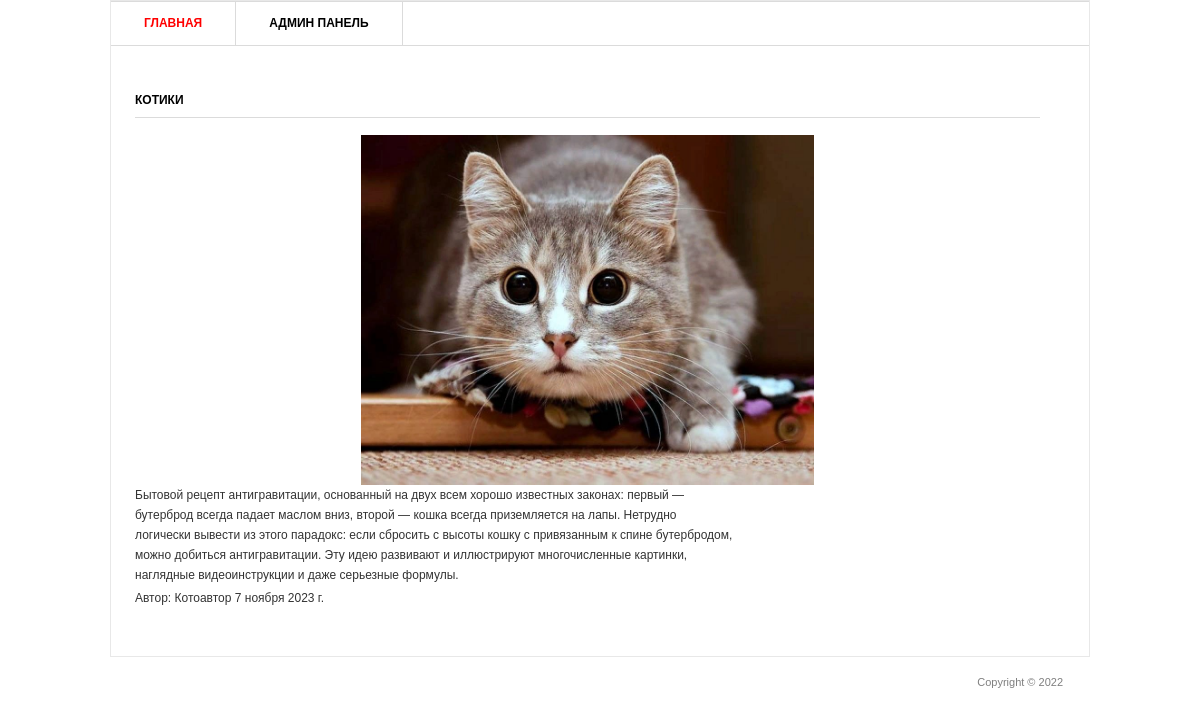
/1/, run on the app's committed database.
### blog/models.py (models this page shows, shortened)
class Post(models.Model):
    title = models.CharField('Заголовок записи', max_length= 100)
    description = models.TextField('Текст записи')
    author = models.CharField('Автор статьи', max_length=100)
    date = models.DateField('Дата')
    image = models.ImageField('Изображение',upload_to='image/%Y')

### blog/views.py (the view)
# urls.py: path('<int:pk>/',views.PostDetail.as_view())
class PostDetail(View):
    def get(self, request, pk):
        post = Post.objects.get(id = pk)
        return render(request, 'blog/blog_detail.html', {'post':post})

### templates/blog/blog_detail.html (shortened to what this page needs)
{% load static %}
<html>
<head>
	<link rel="stylesheet" href="{% static 'style.css' %}" type="text/css" media="all" />
</head>
<body>
<div class="shell">
	<div class="border">
		<div id="navigation">
			<ul>
			    <li><a href="/" class="active">Главная</a></li>
			    <li><a href="/admin">Админ панель</a></li>
			</ul>
		</div>
		<div id="main">
			<div id="content" class="left">
				<div class="projects">
					<h3>{{ post.title }}</h3>
                    <p style="text-align: center;"><img src="{{ post.image.url }}" alt="изображение" width="50%" height="350px"/></p>
					<div class="item">
						<div class="text left">
							<p>{{ post.description }}</p>
							<p>Автор: {{post.author}}   {{ post.date}} </p>
						</div>
					</div>
				</div>
			</div>
		</div>
	</div>
	<div id="footer">
		<p class="copy right">Copyright &copy;  2022 </p>
	</div>
</div>
</body>
</html>

### static/style.css (style rules this page uses)
* { margin: 0; padding: 0; outline:0; }
body { font-size: 12px; line-height: 20px; font-family: Georgia, Arial, Helvetica, Sans-Serif; color: #333; background: url() repeat 0 0; }
a { color: #ff0000; text-decoration: none; cursor:pointer; }
.left, .alignleft { float: left; display: inline; }
.right, .alignright { float: right; display: inline; }
.shell { width: 980px; margin: 0 auto; }
.border { border: 1px solid #e8e8e8; background: #fff; position: relative; }
#navigation { height: 43px; border-top: 1px solid #dbdbdb; border-bottom: 1px solid #dbdbdb; }
#navigation ul { list-style: none; }
#navigation ul li { float: left; height: 43px; border-right: 1px solid #dbdbdb; font-size: 12px; line-height: 43px; font-weight: bold; text-transform: uppercase; }
#navigation ul li a { float: left; height: 43px; color: #000; padding: 0 33px; }
#navigation ul li a:hover, #navigation ul li a.active { color: #ff0000; text-decoration: none; }
#main { width: 932px; padding: 37px 24px 17px 24px; }
#main h3 { font-size: 12px; line-height: 15px; color: #000; text-transform: uppercase; border-bottom: 1px solid #dbdbdb; padding: 0 0 9px 0; }
#content { width: 905px; }
.projects { padding: 10px 0 0 0; }
.projects h3 { margin: 0 0 17px 0; }
.projects .item { margin: 0 0 28px 0; }
.projects .text { width: 600px; }
.projects .text p { padding: 0 0 3px 0; }
#footer { font-family: Arial, sans-serif; font-size: 11px; line-height: 14px; color: #7f7f7f; padding: 18px 27px 20px 38px; }

### data on the page
Post: title "КОТИКИ", image (picture), description "Бытовой рецепт антигравитации, основанный на двух всем хорошо известных законах: первый — бутерброд всегда падает маслом вниз, второй — кошка всегда приземляется на лапы. Нетрудно логически вывести из этого парадокс: если сбросить с высоты кошку с привязанным к спине бутербродом, можно добиться антигравитации. Эту идею развивают и иллюстрируют многочисленные картинки, наглядные видеоинструкции и даже серьезные формулы.", author "Котоавтор", date "7 ноября 2023 г."
